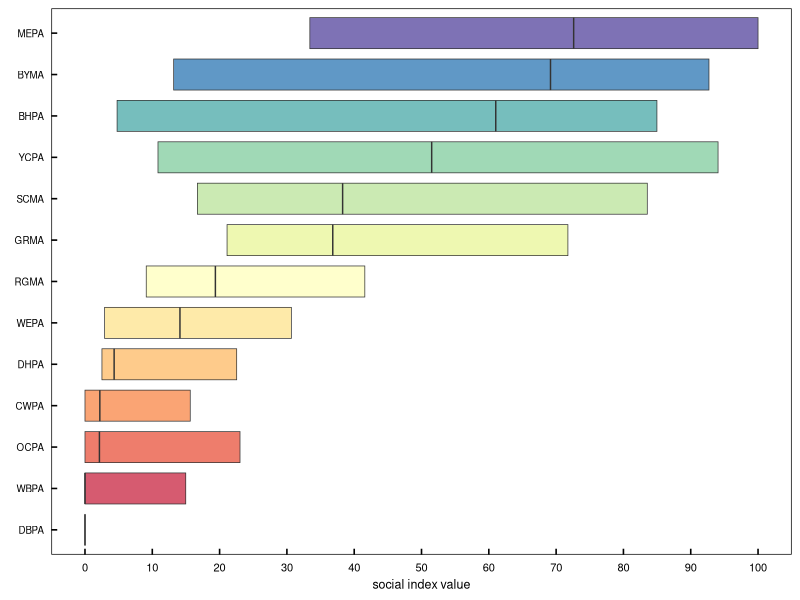

Recreate this plot in R.
#### this script is compiling data for the sociality index 
#### then some basic dataviz


library(ggplot2)      # plotting and viz
library(plyr)         # legacy df manipulation
library(dplyr)        # variable grouping and manipulation
library(reshape)      # legacy df manipulation
library(data.table)   # legacy functions on df 
library(tidyverse)
library(tidyr)        # gathering and spreading
library(zoo)          # roll mean
library(ggthemes)     # helpful ggplot themes
library(forcats)
library(scales)
library(RColorBrewer) # pretty colors
library(ggridges)
library(colorspace)
library(patchwork)
library(lubridate)    # formatting times dates


# my custom ggplot theme
themeKV <- theme_few()+
  theme(strip.background = element_blank(),
        axis.line = element_blank(),
        axis.text.x = element_text(colour = "black", margin = margin(0.2, unit = "cm")),
        axis.text.y = element_text(colour = "black", margin = margin(c(1, 0.2), unit = "cm")),
        axis.ticks.x = element_line(colour = "black"), axis.ticks.y = element_line(colour = "black"),
        axis.ticks.length=unit(-0.15, "cm"),element_line(colour = "black", linewidth=.25),
        panel.border = element_rect(colour = "black", fill=NA, linewidth=.5),
        legend.title=element_blank(),
        strip.text=element_text(hjust=0))


#### read in beak and wing morph data
#setwd("/Users/kylevanhoutan/colpa_flock/")
df <- read.csv('data/sociality.csv')
sociality <- gather(df, key="OBSERV", value="ESTIMATE", 2:9) # gather wide data to make tall db

# make 13 color Brewer palette
getPalette = colorRampPalette(brewer.pal(11, "Spectral")) # interpolate colors to fit the 13 parrot species
Spectral13 <- getPalette(13) 

# now make box plot, sorting largest to smallest by species
ggplot(sociality, aes(fill=fct_reorder(SPECIES,ESTIMATE, .fun=median), x=ESTIMATE,
                      y=fct_reorder(SPECIES,ESTIMATE, .fun=median, .desc=FALSE))) +
  themeKV + theme(axis.text.y = element_text(size = 7), axis.text.x = element_text(size = 8),
                  axis.title.x = element_text(size = 9),axis.title.y = element_text(size = 0),
                  legend.position = "none") + 
  geom_boxplot(outlier.shape = NA, coef = 0, # remove outliers and whiskers
               lwd=0.25, alpha = 0.8) +
  scale_fill_manual(values = Spectral13) + # bring in manual palette
  xlab("social index value") +
  scale_x_continuous(breaks = seq(0, 100, by = 10))
